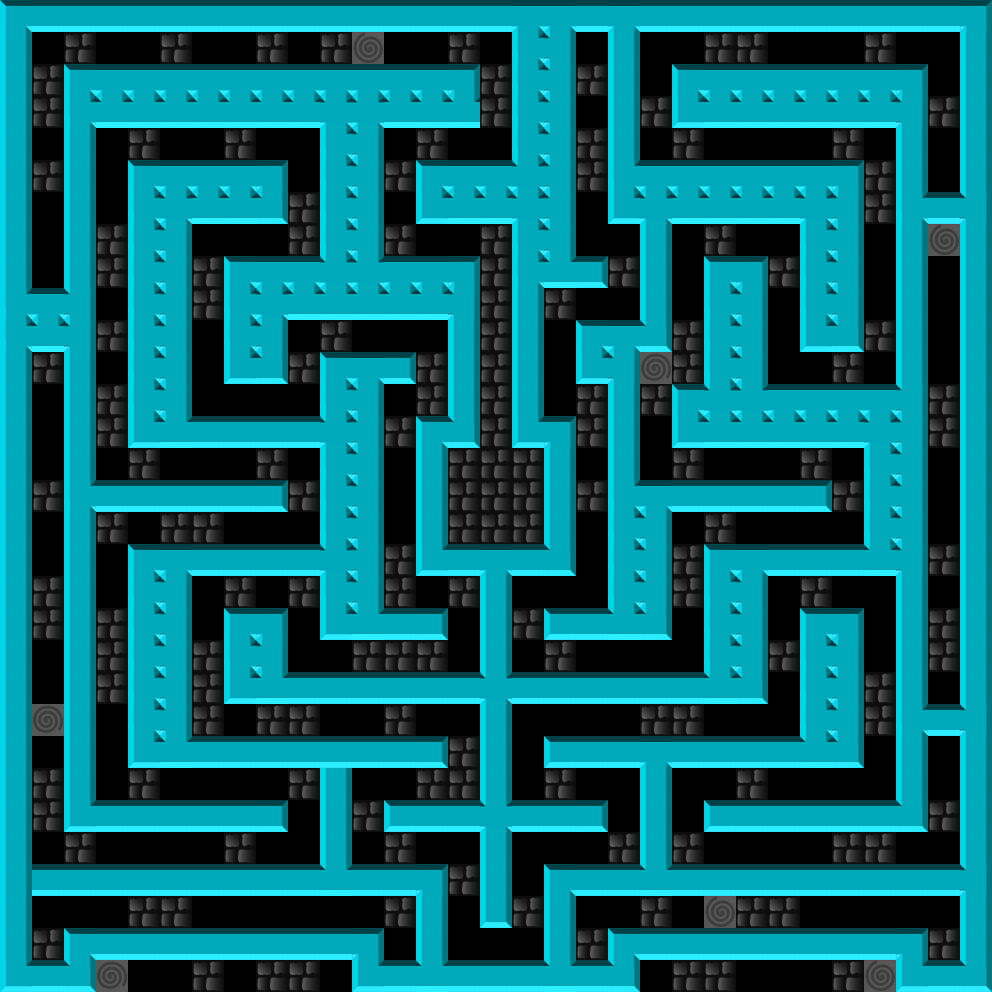

This is a level from a 2D game, rendered from its Tiled map with the project's own tilesets. A one-line summary and the map file follow, with tile-layer data summarised:
An orthogonal 31x31 tile map with 32x32 px tiles, 1 tile layer (Kachelebene 2).

<map version="1.0" orientation="orthogonal" width="31" height="31" tilewidth="32" tileheight="32">
 <tileset firstgid="1" name="tiles1" tilewidth="32" tileheight="32">
  <image source="tiles1.png" width="192" height="768" />
  <tile id="3">
   <properties>
    <property name="walkable" value="1" />
   </properties>
  </tile>
  <tile id="9">
   <properties>
    <property name="walkable" value="1" />
   </properties>
  </tile>
  <tile id="15">
   <properties>
    <property name="walkable" value="1" />
   </properties>
  </tile>
  <tile id="21">
   <properties>
    <property name="walkable" value="1" />
   </properties>
  </tile>
  <tile id="27">
   <properties>
    <property name="walkable" value="1" />
   </properties>
  </tile>
  <tile id="33">
   <properties>
    <property name="walkable" value="1" />
   </properties>
  </tile>
  <tile id="39">
   <properties>
    <property name="walkable" value="1" />
   </properties>
  </tile>
  <tile id="45">
   <properties>
    <property name="walkable" value="1" />
   </properties>
  </tile>
  <tile id="51">
   <properties>
    <property name="walkable" value="1" />
   </properties>
  </tile>
  <tile id="57">
   <properties>
    <property name="walkable" value="1" />
   </properties>
  </tile>
  <tile id="63">
   <properties>
    <property name="walkable" value="1" />
   </properties>
  </tile>
  <tile id="69">
   <properties>
    <property name="walkable" value="1" />
   </properties>
  </tile>
  <tile id="75">
   <properties>
    <property name="walkable" value="1" />
   </properties>
  </tile>
  <tile id="81">
   <properties>
    <property name="walkable" value="1" />
   </properties>
  </tile>
  <tile id="87">
   <properties>
    <property name="walkable" value="1" />
   </properties>
  </tile>
  <tile id="93">
   <properties>
    <property name="walkable" value="1" />
   </properties>
  </tile>
  <tile id="108">
   <properties>
    <property name="walkable" value="1" />
   </properties>
  </tile>
  <tile id="109">
   <properties>
    <property name="spawn" value="1" />
    <property name="walkable" value="1" />
   </properties>
  </tile>
  <tile id="110">
   <properties>
    <property name="fallable" value="1" />
    <property name="walkable" value="1" />
   </properties>
  </tile>
  <tile id="115">
   <properties>
    <property name="walkable" value="1" />
   </properties>
  </tile>
 </tileset>
 <layer name="Kachelebene 2" width="31" height="31">
  <data>[961 cells, 961 non-empty, 20 distinct tile ids]</data>
 </layer>
</map>
